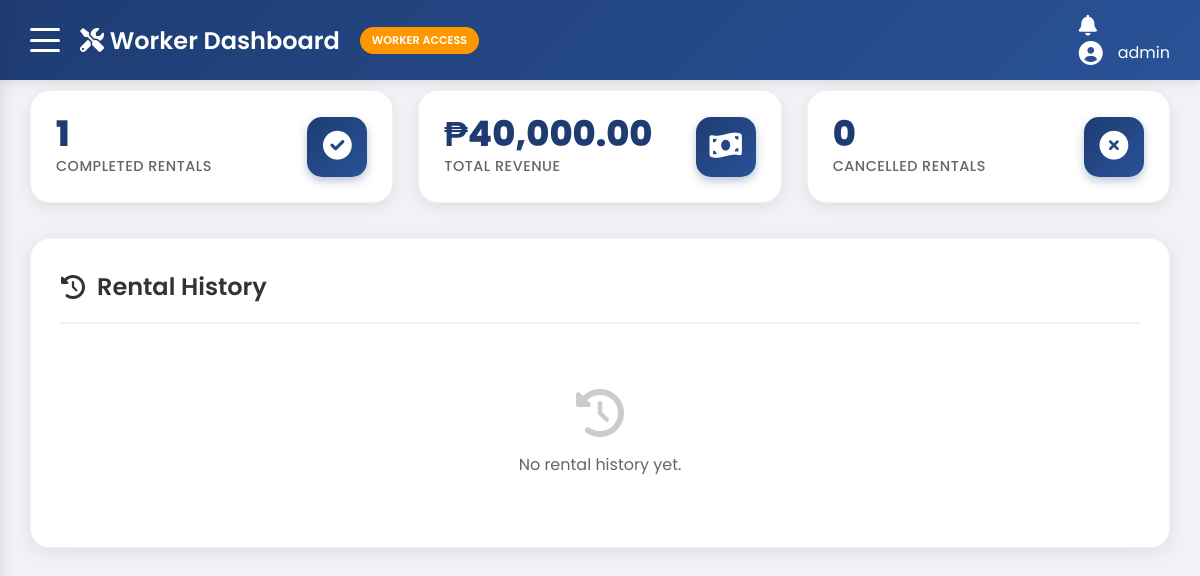
The page /worker/rental_history.php (signed in) on the database as committed earlier.
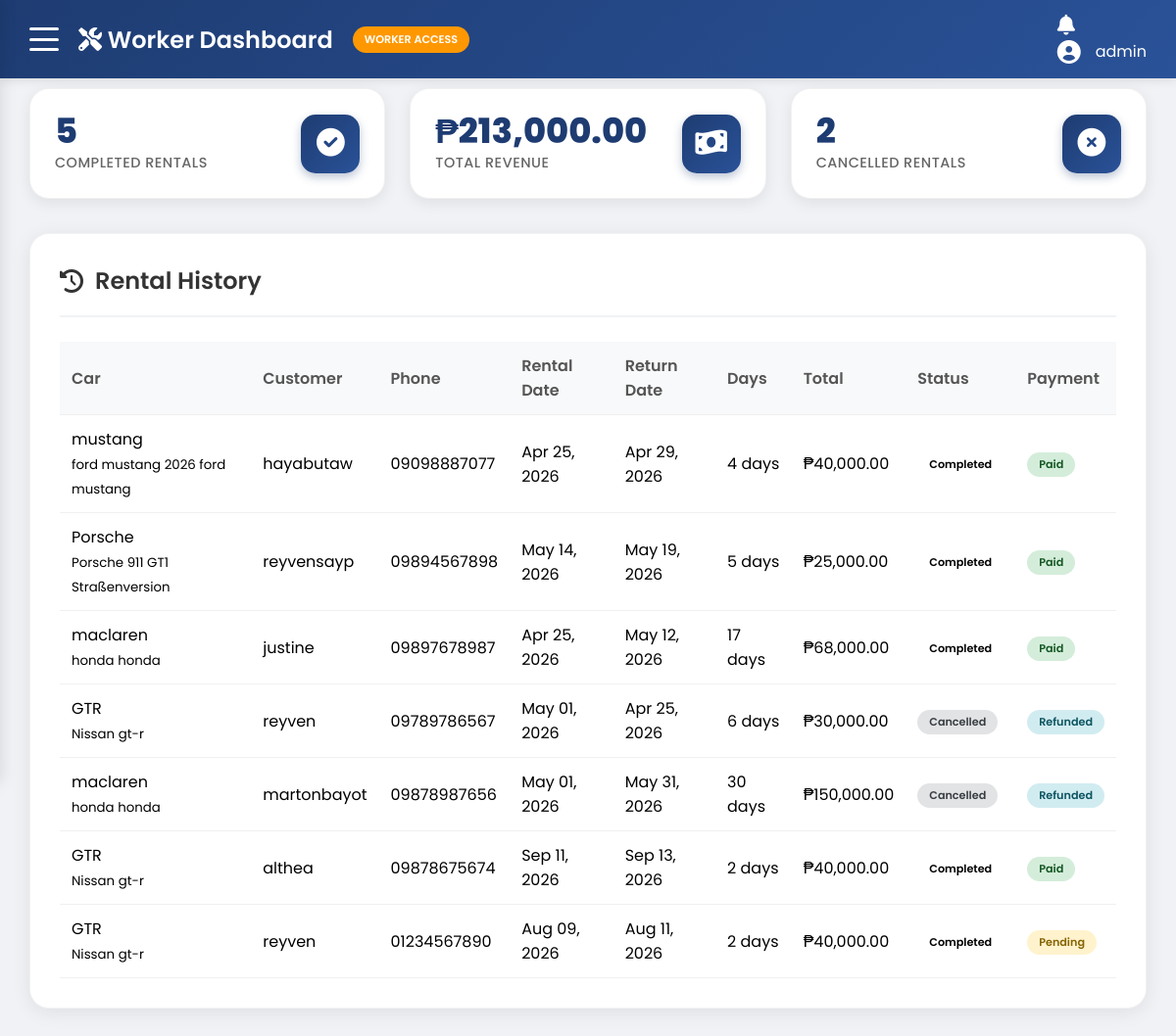
The same page on the database as committed later.
### tables this page shows
CREATE TABLE `rentals` (
  `id` int(11) NOT NULL,
  `car_id` int(11) DEFAULT NULL,
  `customer_name` varchar(100) NOT NULL,
  `customer_phone` varchar(20) DEFAULT NULL,
  `customer_email` varchar(100) DEFAULT NULL,
  `rental_date` date NOT NULL,
  `return_date` date NOT NULL,
  `total_days` int(11) DEFAULT NULL,
  `total_cost` decimal(10,2) DEFAULT NULL,
  `status` enum('active','completed','cancelled') DEFAULT 'active',
  `approval_status` enum('pending','approved','rejected') DEFAULT 'pending',
  `approved_by` int(11) DEFAULT NULL,
  `approved_at` datetime DEFAULT NULL,
  `created_at` timestamp NOT NULL DEFAULT current_timestamp(),
  `user_id` int(11) DEFAULT NULL,
  `payment_status` enum('pending','partial','paid','refunded','overdue') DEFAULT 'pending',
  `payment_method` varchar(50) DEFAULT NULL,
  `payment_due_date` date DEFAULT NULL,
  `payment_instructions` text DEFAULT NULL,
  `booking_date` timestamp NOT NULL DEFAULT current_timestamp()
);

CREATE TABLE `car` (
  `id` int(11) NOT NULL,
  `image` varchar(255) DEFAULT NULL,
  `car_name` varchar(100) NOT NULL,
  `brand` varchar(50) DEFAULT NULL,
  `model` varchar(50) DEFAULT NULL,
  `plate_num` varchar(100) NOT NULL,
  `year` int(11) DEFAULT NULL,
  `price_per_day` decimal(10,2) NOT NULL,
  `category` varchar(100) NOT NULL,
  `description` text DEFAULT NULL,
  `transmission` varchar(20) DEFAULT NULL,
  `fuel_type` varchar(20) DEFAULT NULL,
  `seating_capacity` int(11) DEFAULT NULL,
  `color` varchar(30) DEFAULT NULL,
  `insurance_info` varchar(100) DEFAULT NULL,
  `location` varchar(100) DEFAULT NULL,
  `status` enum('available','rented','maintenance') DEFAULT 'available',
  `created_at` timestamp NOT NULL DEFAULT current_timestamp()
);

### worker/rental_history.php (the view)
<?php
require_once 'header.php';
$stmt = $pdo->prepare("SELECT r.*, c.car_name, c.brand, c.model
                       FROM rentals r
                       JOIN car c ON r.car_id = c.id
                       WHERE r.status IN ('completed', 'cancelled')
                       ORDER BY r.created_at DESC");
$stmt->execute();
$rental_history = $stmt->fetchAll();
$stmt = $pdo->query("SELECT COUNT(*) as total_completed FROM rentals WHERE status = 'completed'");
$total_completed = $stmt->fetch()['total_completed'];
$stmt = $pdo->query("SELECT SUM(total_cost) as total_revenue FROM rentals WHERE status = 'completed'");
$total_revenue = $stmt->fetch()['total_revenue'] ?? 0;
$stmt = $pdo->query("SELECT COUNT(*) as total_cancelled FROM rentals WHERE status = 'cancelled'");
$total_cancelled = $stmt->fetch()['total_cancelled'];
?>
<div class="stats-grid">
    <div class="stat-card">
        <div class="stat-info">
            <h3><?= $total_completed ?></h3>
            <p>Completed Rentals</p>
        </div>
        <div class="stat-icon"><i class="fas fa-check-circle"></i></div>
    </div>
    <div class="stat-card">
        <div class="stat-info">
            <h3>₱<?= number_format($total_revenue, 2) ?></h3>
            <p>Total Revenue</p>
        </div>
        <div class="stat-icon"><i class="fas fa-money-bill-wave"></i></div>
    </div>
    <div class="stat-card">
        <div class="stat-info">
            <h3><?= $total_cancelled ?></h3>
            <p>Cancelled Rentals</p>
        </div>
        <div class="stat-icon"><i class="fas fa-times-circle"></i></div>
    </div>
</div>
<div class="section">
    <div class="section-header">
        <h2><i class="fas fa-history"></i> Rental History</h2>
    </div>
    <?php if (empty($rental_history)): ?>
        <div class="empty-state">
            <i class="fas fa-history"></i>
            <p>No rental history yet.</p>
        </div>
    <?php else: ?>
        <div class="rentals-table">
            <table>
                <thead>
                    <tr>
                        <th>Car</th>
                        <th>Customer</th>
                        <th>Phone</th>
                        <th>Rental Date</th>
                        <th>Return Date</th>
                        <th>Days</th>
                        <th>Total</th>
                        <th>Status</th>
                        <th>Payment</th>
                    </tr>
                </thead>
                <tbody>
                    <?php foreach ($rental_history as $rental): ?>
                        <tr>
                            <td data-label="Car"><?= htmlspecialchars($rental['car_name']) ?><br><small><?= $rental['brand'] . ' ' . $rental['model'] ?></small></td>
                            <td data-label="Customer"><?= htmlspecialchars($rental['customer_name']) ?></td>
                            <td data-label="Phone"><?= htmlspecialchars($rental['customer_phone']) ?></td>
                            <td data-label="Rental Date"><?= date('M d, Y', strtotime($rental['rental_date'])) ?></td>
                            <td data-label="Return Date"><?= date('M d, Y', strtotime($rental['return_date'])) ?></td>
                            <td data-label="Days"><?= $rental['total_days'] ?> days</td>
                            <td data-label="Total">₱<?= number_format($rental['total_cost'], 2) ?></td>
                            <td data-label="Status">
                                <span class="status-badge status-<?= $rental['status'] ?>"><?= ucfirst($rental['status']) ?></span>
                            </td>
                            <td data-label="Payment">
                                <span class="status-badge status-<?= $rental['payment_status'] ?>"><?= ucfirst($rental['payment_status']) ?></span>
                            </td>
                        </tr>
                    <?php endforeach; ?>
                </tbody>
            </table>
        </div>
    <?php endif; ?>
</div>
<?php require_once 'footer.php'; ?>

Rows that differ between the two databases and show on the page:
added rentals: car.car_name "mustang", car.brand "ford mustang", car.model "2026 ford mustang", customer_name "hayabutaw", customer_phone "09098887077", rental_date "Apr 25, 2026", return_date "Apr 29, 2026", total_days "4", total_cost "40,000.00", status "Completed", payment_status "Paid"
added rentals: car.car_name "Porsche", car.brand "Porsche", car.model "911 GT1 Straßenversion", customer_name "reyvensayp", customer_phone "09894567898", rental_date "May 14, 2026", return_date "May 19, 2026", total_days "5", total_cost "25,000.00", status "Completed", payment_status "Paid"
added rentals: car.car_name "maclaren", car.brand "honda", car.model "honda", customer_name "justine", customer_phone "09897678987", rental_date "Apr 25, 2026", return_date "May 12, 2026", total_days "17", total_cost "68,000.00", status "Completed", payment_status "Paid"
added rentals: car.car_name "GTR", car.brand "Nissan", car.model "gt-r", customer_name "reyven", customer_phone "09789786567", rental_date "May 01, 2026", return_date "Apr 25, 2026", total_days "6", total_cost "30,000.00", status "Cancelled", payment_status "Refunded"
now on this page (row edited): rentals: car.car_name "maclaren", car.brand "honda", car.model "honda", customer_name "martonbayot", customer_phone "09878987656", rental_date "May 01, 2026", return_date "May 31, 2026", total_days "30", total_cost "150,000.00", status "Cancelled", payment_status "Refunded"
now on this page (row edited): rentals: car.car_name "GTR", car.brand "Nissan", car.model "gt-r", customer_name "althea", customer_phone "09878675674", rental_date "Sep 11, 2026", return_date "Sep 13, 2026", total_days "2", total_cost "40,000.00", status "Completed", payment_status "Paid"
now on this page (row edited): rentals: car.car_name "GTR", car.brand "Nissan", car.model "gt-r", customer_name "reyven", customer_phone "01234567890", rental_date "Aug 09, 2026", return_date "Aug 11, 2026", total_days "2", total_cost "40,000.00", status "Completed", payment_status "Pending"
Other text that changed with them:
$total_completed: "1" → "5"
$total_revenue: "40,000.00" → "213,000.00"
$total_cancelled: "0" → "2"
text no longer shown: "No rental history yet."
text now shown: "Car Customer Phone Rental Date Return Date Days Total Status Payment"
